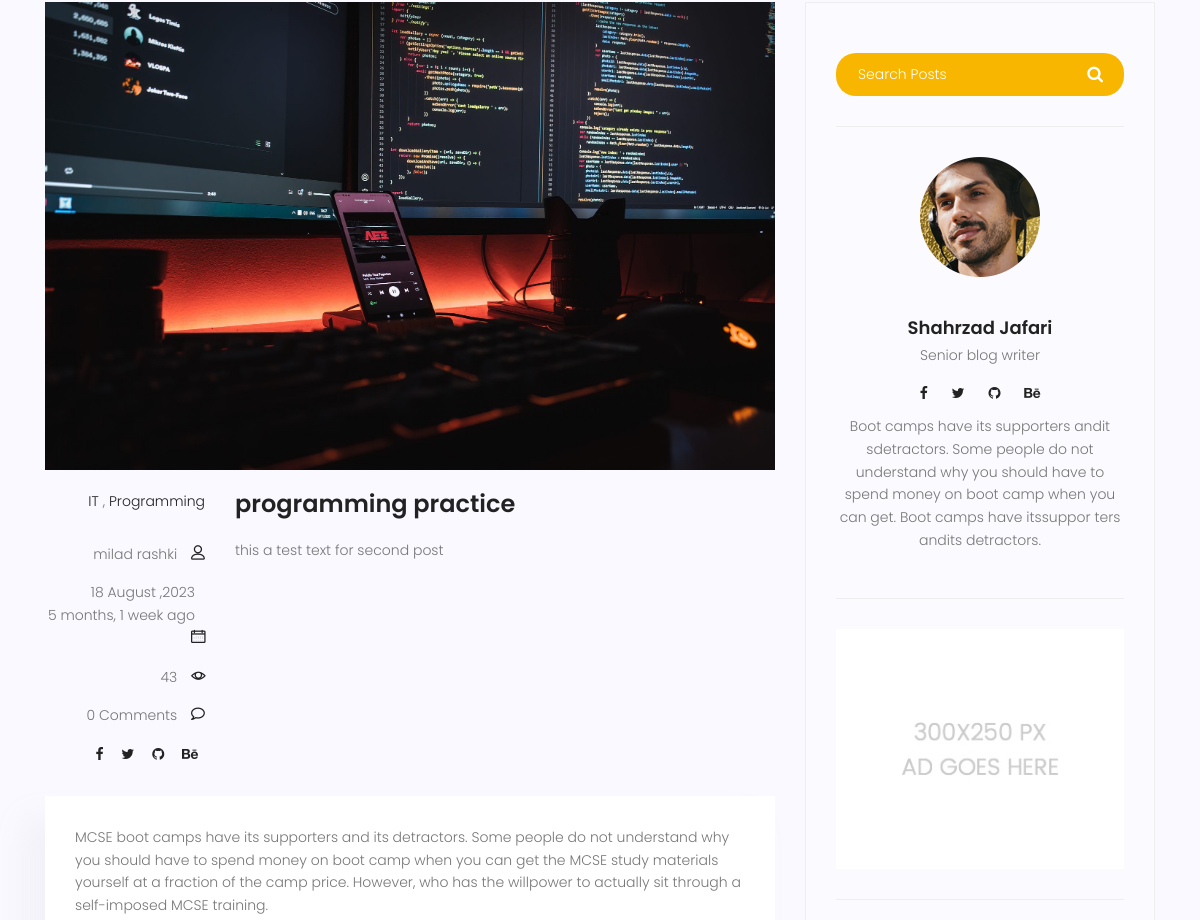
/blog/post3/ (middle part), run on an earlier commit of the app's database.
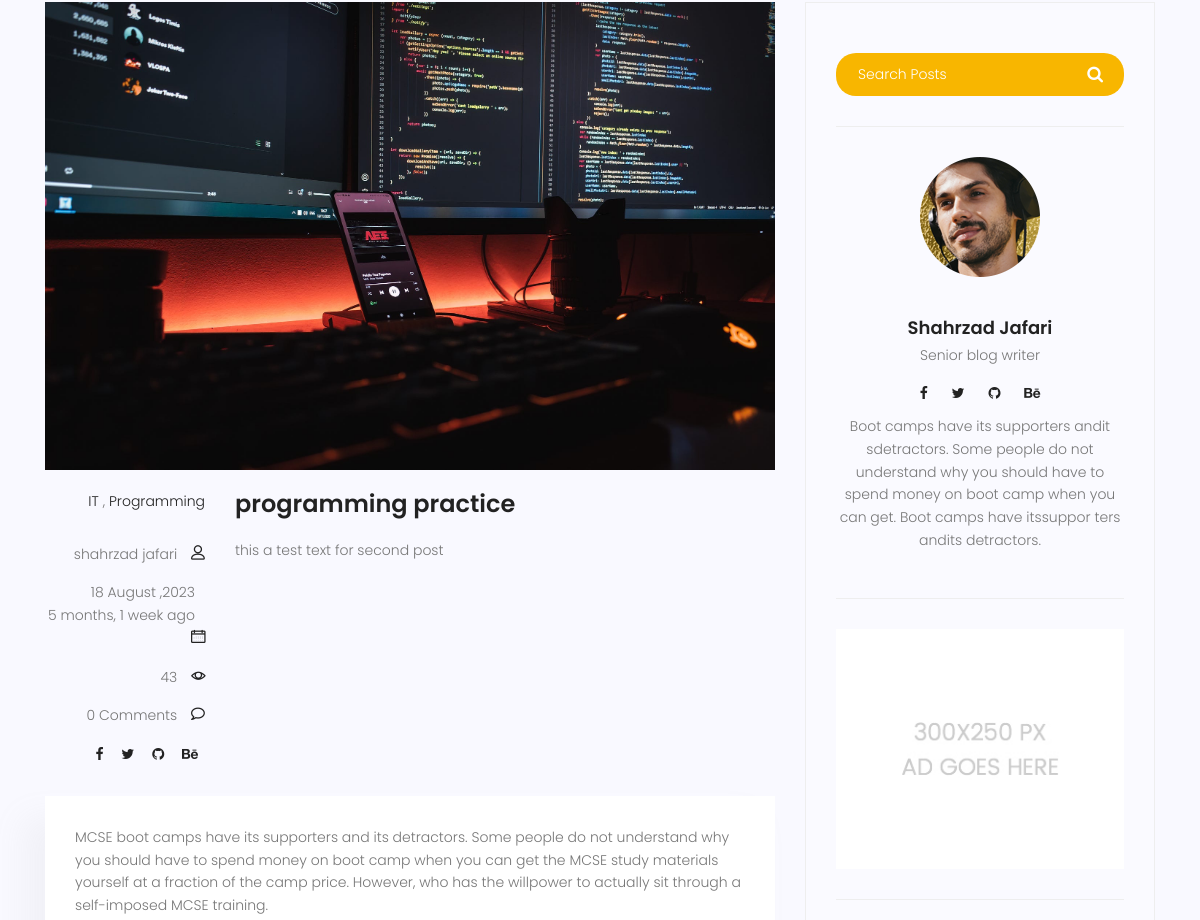
And on a later commit of the database.
### blog/models.py (models this page shows, shortened)
class Post(models.Model):
    title = models.CharField(max_length=255)
    content = models.TextField()
    image = models.ImageField(upload_to='blog/', default='blog/default.jpg')
    tag = TaggableManager()
    category = models.ManyToManyField(Category)  # any post possible have several category and any category possible
    author = models.ForeignKey(User, on_delete=models.SET_NULL, null=True)  # any author possible have several posts but
    counted_view = models.IntegerField(default=0)
    status = models.BooleanField(default=False)
    login_require = models.BooleanField(default=False)
    published_date = models.DateTimeField(null=True)
    created_date = models.DateTimeField(auto_now_add=True)
    updated_date = models.DateTimeField(auto_now=True)
    class Meta:
        ordering = ['created_date']

### blog/views.py (the view, shortened to what this page needs)
# urls.py: path('post<int:pid>/', single_view, name='single'),
def single_view(request, pid):
    posts = Post.objects.filter(status=1, published_date__lte=timezone.now())  # for posts that have these conditions
    post = get_object_or_404(posts, pk=pid)
    if not post.login_require:  # if login require don't need (that's mean we can see every thing in blog single)
        comments = Comment.objects.filter(post=post.id, approved=1).order_by('-created_date')
        form = CommentForm()  # if request.method = get we show comment form to single page
        post.counted_view += 1
        post.save()
        context = {'post': post,
                   'next': posts.filter(id__gt=post.id).order_by('id').first(),
                   'previous': posts.filter(id__lt=post.id).order_by('-id').first(),
                   'comments': comments,
                   'form': form
                   }
        return render(request, 'blog/blog-single.html', context)
    else:
        return redirect('/accounts/login/')

### blog/forms.py
class CommentForm(forms.ModelForm):
    class Meta:
        model = Comment
        fields = ['name', 'email', 'subject', 'message',
                  'post']  # we want to show this field in form, we don't want to show approved

### blog/models.py (called while the page is built)
    def __str__(self):
        return self.name

### blog/templatetags/blog_tags.py (called while the page is built)
@register.inclusion_tag('blog/blog-latest.html')
def latest_post():
    posts = Post.objects.filter(status=1, published_date__lte=timezone.now()).order_by('-published_date')[:3]
    return {'posts': posts}

@register.inclusion_tag('blog/blog-popular_post.html')
def popular_post(arg=3):
    posts = Post.objects.filter(status=1, published_date__lte=timezone.now()).order_by('-counted_view')[:arg]
    return {'posts': posts}

### templates/blog/blog-single.html (shortened to what the changed rows need)
{% extends 'base.html' %}
{%load static%}
{% load humanize %}
{%load blog_tags%}
{% block content %}
<section class="post-content-area single-post-area">
    <div class="container">
        <div class="row">
            <div class="col-lg-8 posts-list">
                <div class="single-post row">
                    <div class="col-lg-12">
                        <div class="feature-img">
                            <img class="img-fluid" src="{{ post.image.url }}" alt=""/>
                        </div>
                    </div>
                    <div class="col-lg-3 col-md-3 meta-details">
                        <div class="user-details row">
                            <p class="user-name col-lg-12 col-md-12 col-6">
                                <a href="{% url 'blog:author' author_username=post.author.username %}">{{post.author.get_full_name}}</a>
                                <span class="lnr lnr-user"></span>
                            </p>
                            <p class="date col-lg-12 col-md-12 col-6">
                                <a href="#">{{post.published_date|date:"d F ,Y"}}</a>
                                <a href="#">{{post.published_date|naturaltime}}</a>
                                <span class="lnr lnr-calendar-full"></span>
                            </p>
                            <p class="view col-lg-12 col-md-12 col-6">
                                <a href="#">{{post.counted_view}}</a>
                                <span class="lnr lnr-eye"></span>
                            </p>
                        </div>
                    </div>
                    <div class="col-lg-9 col-md-9">
                        <h3 class="mt-20 mb-20">{{ post.title }}</h3>
                        <p class="excert">{{ post.content|safe }}</p>
                    </div>
                </div>
            </div>
        </div>
    </div>
</section>
{% endblock %}

What changed in the data, as far as the page shows it:
changed Post "programming practice": author.get_full_name "milad rashki" → "shahrzad jafari"
